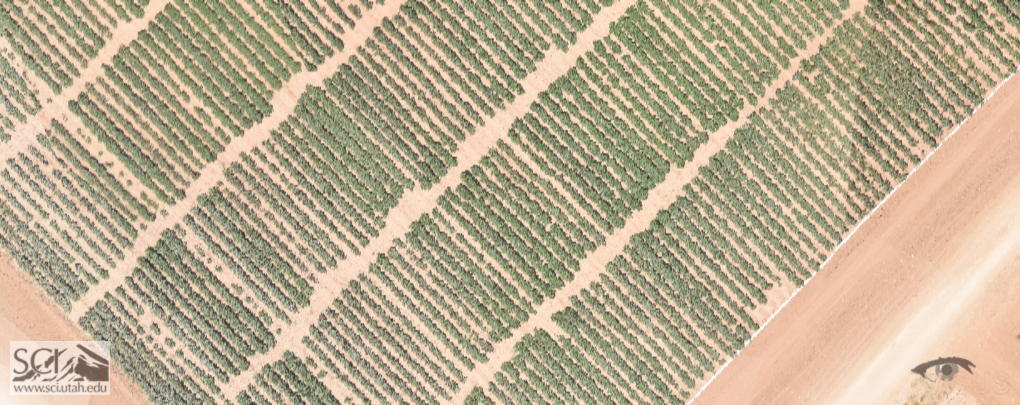
#> input picture RowLines/AG1_20200622_154214.png, 2040 x 810 px, given in place of spam, which was not available (shown at 1/2 size)
$ python rowDetect.py   (older library calls are emulated)
#> lines starting #> are read from the running program, lines starting #| are printed output that depends on the picture; pictures that were not available may be replaced by others from this repository, and a replacement may not be noted

import os
import os.path
import time

import cv2
import numpy as np
import math

import matplotlib as mpl
import matplotlib.pyplot as plt
import matplotlib.image as mpimg


DEBUG = True
VISOAR = False

HOUGH_RHO = 100                      # Distance resolution of the accumulator in pixels
HOUGH_ANGLE = math.pi*45.0/180     # Angle resolution of the accumulator in radians
HOUGH_THRESH_MAX = 100             # Accumulator threshold parameter. Only those lines are returned that get enough votes
HOUGH_THRESH_MIN = 10
HOUGH_THRESH_INCR = 1

NUMBER_OF_ROWS = 10  # how many crop rows to detect

THETA_SIM_THRESH = math.pi*(6.0/180)   # How similar two rows can be
RHO_SIM_THRESH = 8   # How similar two rows can be
ANGLE_THRESH = math.pi*(20.0/180) # How steep angles the crop rows can be in radians


# [227 lines left out: functions getRowLines, getHough, skeletonize, tuple_list_round, crop_point_hough, not called in this run]

def get_TGI(img):
    if VISOAR:
        red = img[:,:,0]
        green = img[:,:,1]
        blue = img[:,:,2]
    else:
        blue, green, red = cv2.split(img)

    # #TGI – Triangular Greenness Index - RGB index for chlorophyll sensitivity. TGI index relies on reflectance values at visible wavelengths. It #is a fairly good proxy for chlorophyll content in areas of high leaf cover.
    # #TGI = −0.5 * ((190 * (redData − greeData)) − (120*(redData − blueData)))
    scaleRed  = (0.39 * red)
    scaleBlue = (.61 * blue)
    TGI =  green - scaleRed - scaleBlue
    TGI = cv2.normalize(TGI, None, alpha=0, beta=1, norm_type=cv2.NORM_MINMAX, dtype=cv2.CV_32F) #  normalize data [0,1]

    gray = TGI
    save_image('_tgi_gray', getIntImg (gray))

    # Green, green , yellow
    #cdict=[(.2, .4,0), (.2, .4,0), (.94, .83, 0), (.286,.14,.008), (.56,.019,.019)]
    cdict=[(.56,.019,.019),(.286,.14,.008),(.94, .83, 0),(.2, .4,0), (.2, .4,0)  ]
    cmap = mpl.colors.LinearSegmentedColormap.from_list(name='my_colormap',colors=cdict,N=1000)
    color = cmap(gray)
    save_image('_tgi_color',  getIntImg (color))

    #binary
    cdict=[(0,0,0), (0,0,0), (0,0,0), (1,1,1), (1,1,1)]
    cmap = mpl.colors.LinearSegmentedColormap.from_list(name='my_colormap',colors=cdict,N=1000)
    binary = cmap(gray)
    save_image('_tgi_binary',  getIntImg (binary))

    return color, binary

def resizeImg(imgIn, width):
    #print('Original Dimensions : ',imgIn.shape)
    height = imgIn.shape[0] # keep original height
    dim = (width, height)
    # resize image
    resized = cv2.resize(imgIn, dim, interpolation = cv2.INTER_AREA)
    return resized

def get_kmeans_img(array,  K=8):
    kmeans = K

    printImgInfo(array)
    if len(array.shape) == 2:
        array = cv2.cvtColor(np.float32(array), cv2.COLOR_GRAY2RGB)

    else:
        Z = array

    Z = resizeImg(Z, 600)
    Z = array.reshape((-1, 3))

    # convert to np.float32
    Z = np.float32(Z)
    # Z = np.float32(array)
    print('Z')
    printImgInfo(Z)

    # define criteria, number of clusters(K) and apply kmeans()
    criteria = (cv2.TERM_CRITERIA_EPS + cv2.TERM_CRITERIA_MAX_ITER, 10, 1.0)

    ret, label, center = cv2.kmeans(Z, kmeans, None, criteria, 10, cv2.KMEANS_RANDOM_CENTERS)

    # Now convert back into uint8, and make original image
    center = np.uint8(center)
    res = center[label.flatten()]
    res2 = res.reshape((array.shape))
    #res2 = cv2.cvtColor(res2, cv2.COLOR_BGR2RGB)
    save_image('_kmeans_'+str(K)+'_scaled_',res2)
    return res2

# [23 lines left out: function get_kmeans_img2, not called in this run]


def printImgInfo( im):
    if (DEBUG):
        height, width = im.shape[:2]
        type = im.dtype
        print(width)
        print(height)
        print(type)
        if len(im.shape)==2: # gives you two, it has a single channel.
            print('img has 1 channel')
        else:
            if len(im.shape) == 3:
                print("img has 3 channels")

def getIntImg(im):
	if im is None:
		return []

	if (im.dtype ==np.float32) or (im.dtype ==np.float64) :
		if len(im.shape) == 3:
			#im = cv2.cvtColor(np.float32(im), cv2.COLOR_GRAY2RGB)  # data comes in 64 bit, but cvt only handles 32
			im =np.uint8(im * 255)  #color map requires 8bit.. ugh, convert again
		elif len(im.shape) == 2:
			im = cv2.cvtColor(np.float32(im), cv2.COLOR_GRAY2RGB)  # data comes in 64 bit, but cvt only handles 32
			im =np.uint8(im * 255)  #color map requires 8bit.. ugh, convert again

	if len(im.shape)==2: # gives you two, it has a single channel.
		if (DEBUG) :
			print('single channel image, converting to three')
		im = cv2.cvtColor(np.float32(im), cv2.COLOR_GRAY2RGB)
	else:
		if len(im.shape) == 3:
			if (DEBUG):
				print("img has 3 channels")
	if (len(im.shape) == 1):
	    im =np.uint8(im)
	#	return cv2.merge((im,im,im))

	return im

curr_image = 0 # global counter
images_to_save = [] # which test images to save
image_out_path = os.path.abspath('/Users/amygooch/GIT/VisoarAgExplorerMay/RowLines/')

#@static_vars(IMAGE_INC=0)
def save_image(image_name, image_data):

    '''Saves image if user requests before runtime'''
    #if curr_image in images_to_save:
    image_name_new = os.path.join(image_out_path, "{0}{1}_{2}.jpg".format(str(save_image.IMAGE_INC),image_name, str(curr_image) ))
    save_image.IMAGE_INC += 1
    print('saving img: '+image_name_new)
    cv2.imwrite(image_name_new, image_data)


if __name__ == '__main__':
#COnvert ViSUS array to numpy

    import optparse

    parser = optparse.OptionParser()


    parser.add_option('-f', '--file',
    action="store", dest="file",
    help="file string", default="spam")

    options, args = parser.parse_args()

    print ('Query string:'+ options.file)


    save_image.IMAGE_INC = 0
    if VISOAR:
        pdim=input.dims.getPointDim()
        img=Array.toNumPy(input,bShareMem=True)
    elif options.file:
         img = cv2.imread(os.path.abspath(options.file))
#> img is the input picture: shape (810, 2040, 3); mean B, G, R 145.9, 172.6, 187.3
    else:
        img = cv2.imread('/Users/amygooch/GIT/ViSUS/SLAM/SLAM_AMY/VisusSlam/Filter_GUI/WeedsNoMark.png')

    printImgInfo(img)
#| 2040
#| 810
#| uint8

    #get_kmeans_img2(img)

    TGIcolor, TGIbinary = get_TGI(img)
#> in get_TGI, `scaleRed  = (0.39 * red)`:
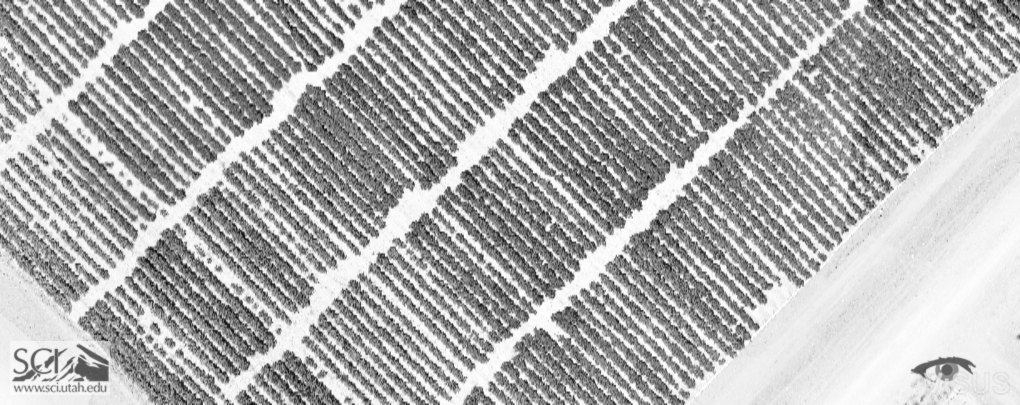
#> scaleRed: shape (810, 2040) float64 (shown at 1/2 size); min 17.55, max 99.45, mean 73.1; drawn with min black and max white
#> in get_TGI, `scaleBlue = (.61 * blue)`:
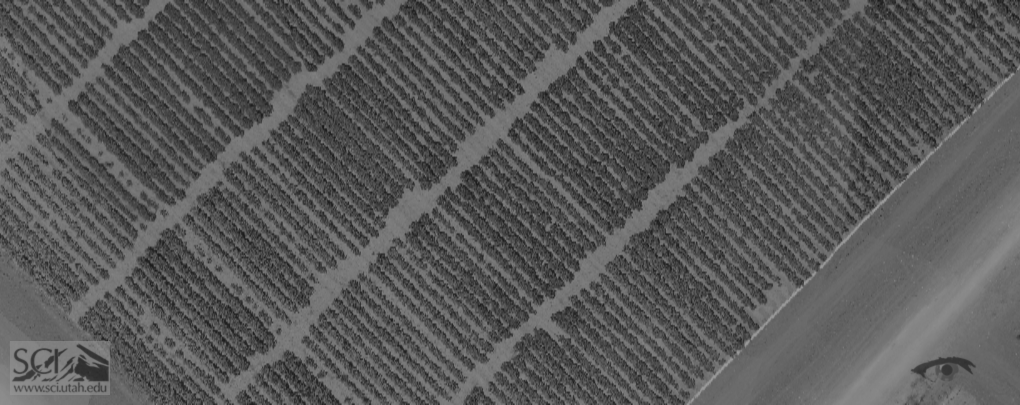
#> scaleBlue: shape (810, 2040) float64 (shown at 1/2 size); min 17.69, max 155.5, mean 89
#> in get_TGI, `TGI =  green - scaleRed - scaleBlue`:
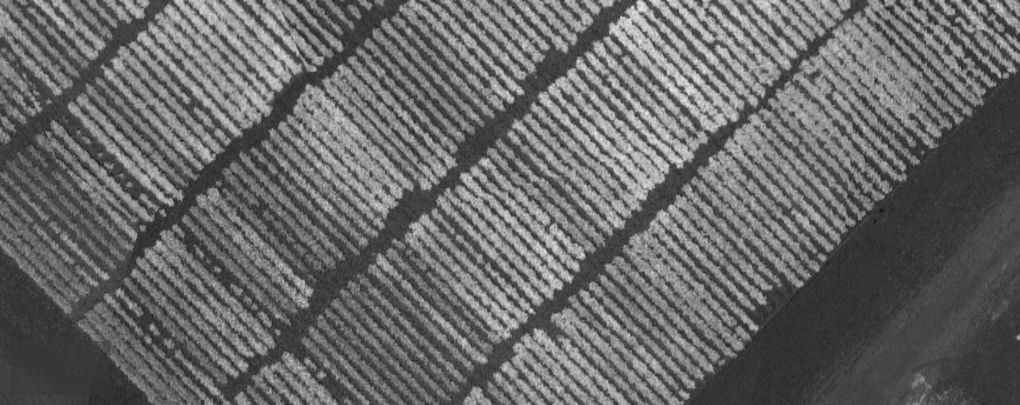
#> TGI: shape (810, 2040) float64 (shown at 1/2 size); min -12.05, max 43.23, mean 10.5; drawn with min black and max white
#| saving img: /Users/amygooch/GIT/VisoarAgExplorerMay/RowLines/0_tgi_gray_0.jpg
#| saving img: /Users/amygooch/GIT/VisoarAgExplorerMay/RowLines/1_tgi_color_0.jpg
#> in get_TGI, `binary = cmap(gray)`:
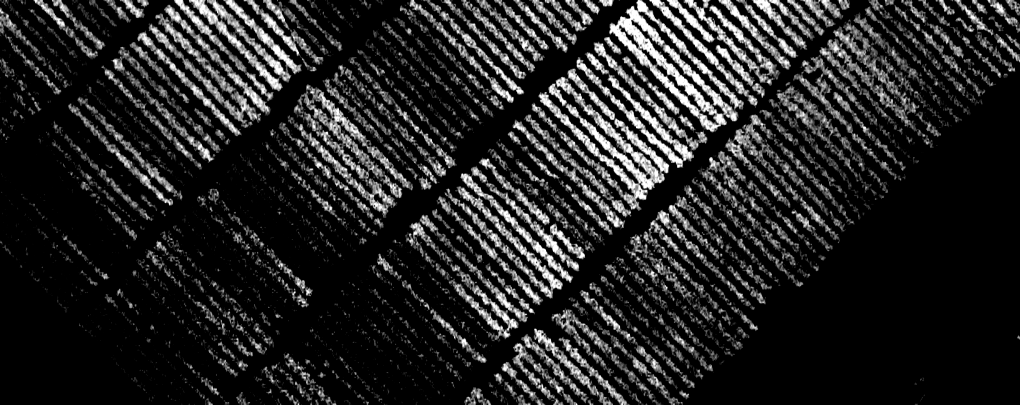
#> binary: shape (810, 2040, 4) float64 (shown at 1/2 size); mean of channels 0, 1, 2, 3 0.146, 0.146, 0.146, 1; drawn as B, G, R
#| saving img: /Users/amygooch/GIT/VisoarAgExplorerMay/RowLines/2_tgi_binary_0.jpg
    #array =np.uint8(binaryTGI * 255)
    print('colorTGI')
    TGIcolor = getIntImg(TGIcolor)
    TGIbinary = getIntImg(TGIbinary)


    color_clustered  = get_kmeans_img(TGIcolor, 8)
#| 2040
#| 810
#| uint8
#> in resizeImg, `resized = cv2.resize(imgIn, dim, interpolation = cv2.INTER_AREA)`:
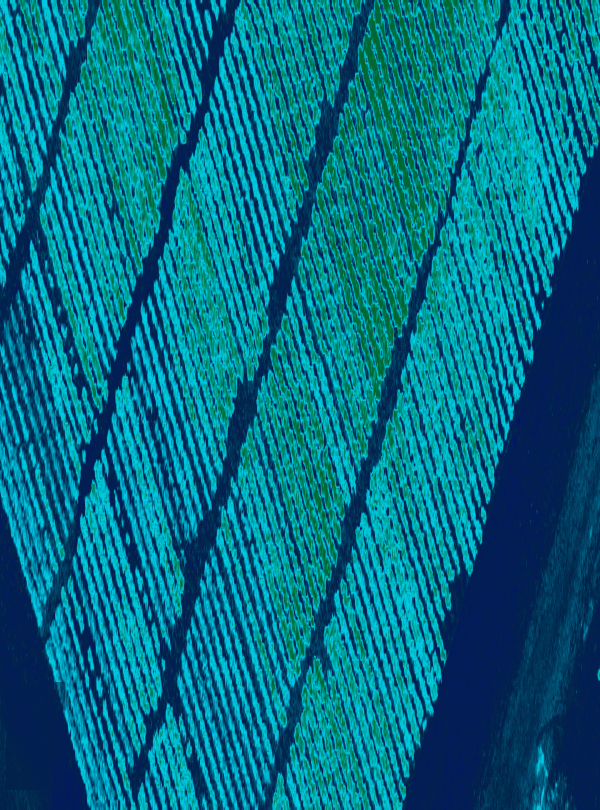
#> resized: shape (810, 600, 4); mean B, G, R, A 132.3, 108.3, 0.7, 255
#| 3
#| 2203200
#| float32
#> in get_kmeans_img, `ret, label, center = cv2.kmeans(Z, kmeans, None, criteria, 10, cv2.KME..`: ret = 2.36e+09; center = [[0.109, 255.7, 192], [255.8, 89.83, 57.93], [184.5, 170.4, 0.0574], [51.17, 1.44, 255.8], [89.83, 57.91, 1.31], [255.7, 184.6, 170.4], [165.5, 0.0575, 255.8], [1.17, 255.8, 93.04]]
#> in get_kmeans_img, `center = np.uint8(center)`: center = [[0, 255, 192], [255, 89, 57], [184, 170, 0], [51, 1, 255], [89, 57, 1], [255, 184, 170], [165, 0, 255], [1, 255, 93]]
#> in get_kmeans_img, `res2 = res.reshape((array.shape))`:
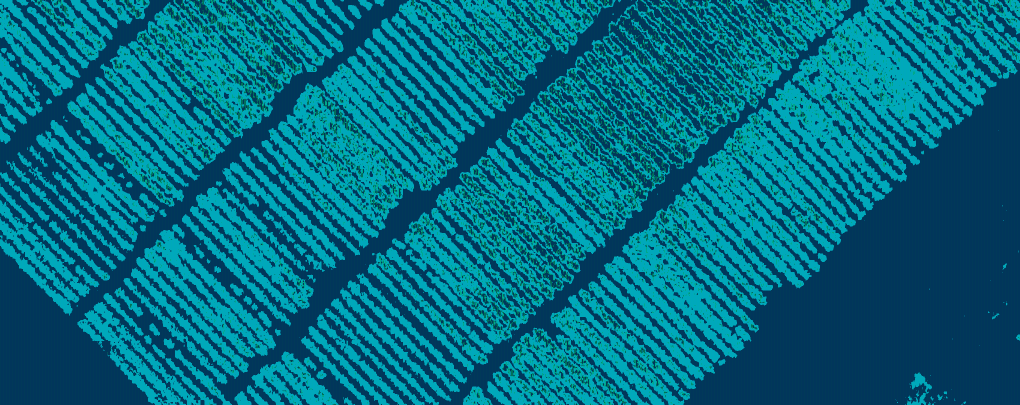
#> res2: shape (810, 2040, 4) (shown at 1/2 size); mean B, G, R, A 131.8, 107.8, 0.6, 255
    binary_clustered  = get_kmeans_img(TGIbinary, 8)
#| 2040
#| 810
#| uint8
#> call 2 of resizeImg, with width = 600
#> in resizeImg (call 2), `resized = cv2.resize(imgIn, dim, interpolation = cv2.INTER_AREA)`:
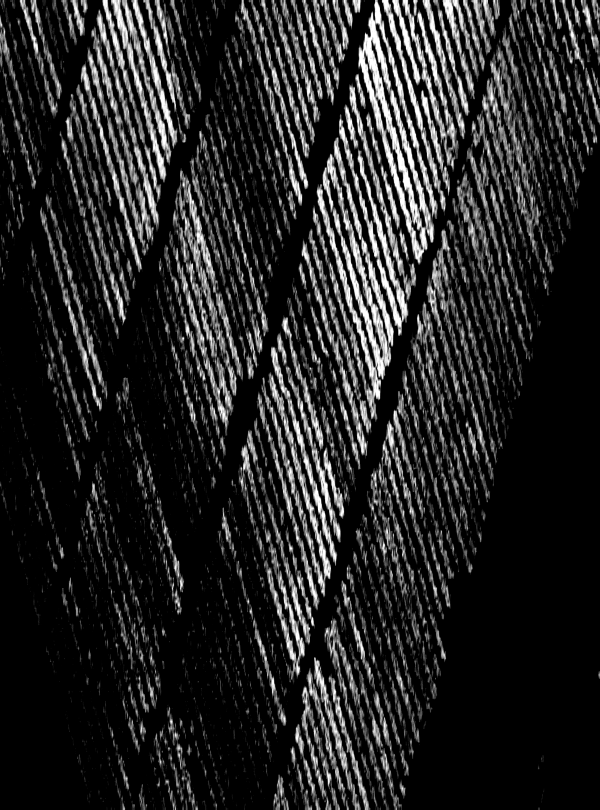
#> resized: shape (810, 600, 4); mean B, G, R, A 37.2, 37.2, 37.2, 255
#| 3
#| 2203200
#| float32
#> (the run stopped early here; a loop or call above may not have finished)
